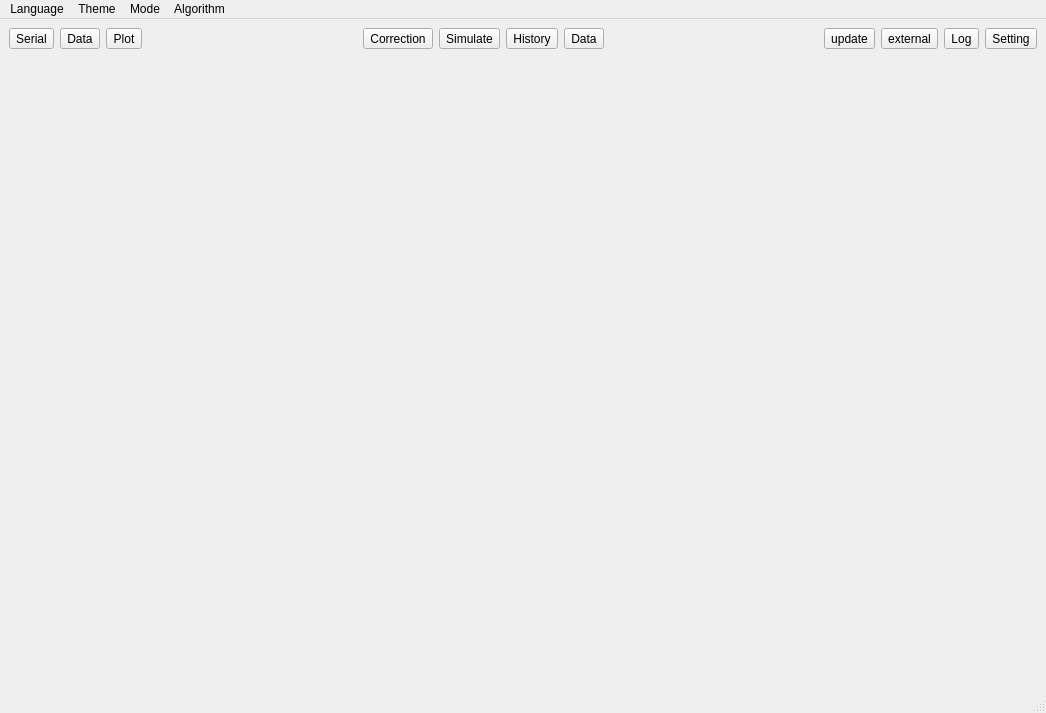
<?xml version="1.0" encoding="UTF-8"?>
<ui version="4.0">
 <class>MainWindow</class>
 <widget class="QMainWindow" name="MainWindow">
  <property name="geometry">
   <rect>
    <x>0</x>
    <y>0</y>
    <width>1046</width>
    <height>713</height>
   </rect>
  </property>
  <property name="windowTitle">
   <string>MySerial</string>
  </property>
  <widget class="QWidget" name="centralwidget">
   <layout class="QGridLayout" name="gridLayout" rowstretch="0">
    <property name="leftMargin">
     <number>0</number>
    </property>
    <property name="topMargin">
     <number>0</number>
    </property>
    <property name="rightMargin">
     <number>0</number>
    </property>
    <property name="bottomMargin">
     <number>0</number>
    </property>
    <property name="spacing">
     <number>0</number>
    </property>
    <item row="0" column="0">
     <widget class="QStackedWidget" name="stackedWidgetMode">
      <widget class="QWidget" name="pageExpert">
       <layout class="QGridLayout" name="gridLayout_2">
        <item row="0" column="0">
         <layout class="QHBoxLayout" name="hLayFunc">
          <item>
           <widget class="QToolButton" name="btnSerial">
            <property name="text">
             <string>Serial</string>
            </property>
           </widget>
          </item>
          <item>
           <widget class="QToolButton" name="btnData">
            <property name="text">
             <string>Data</string>
            </property>
           </widget>
          </item>
          <item>
           <widget class="QToolButton" name="btnPlot">
            <property name="text">
             <string>Plot</string>
            </property>
           </widget>
          </item>
          <item>
           <spacer name="horizontalSpacer">
            <property name="orientation">
             <enum>Qt::Orientation::Horizontal</enum>
            </property>
            <property name="sizeHint" stdset="0">
             <size>
              <width>40</width>
              <height>20</height>
             </size>
            </property>
           </spacer>
          </item>
          <item>
           <widget class="QToolButton" name="tBtnCorrection">
            <property name="text">
             <string>Correction</string>
            </property>
           </widget>
          </item>
          <item>
           <widget class="QToolButton" name="tBtnSimulate">
            <property name="text">
             <string>Simulate</string>
            </property>
           </widget>
          </item>
          <item>
           <widget class="QToolButton" name="tBtnHistory">
            <property name="text">
             <string>History</string>
            </property>
           </widget>
          </item>
          <item>
           <widget class="QToolButton" name="tBtnData">
            <property name="text">
             <string>Data</string>
            </property>
           </widget>
          </item>
          <item>
           <spacer name="horizontalSpacer_2">
            <property name="orientation">
             <enum>Qt::Orientation::Horizontal</enum>
            </property>
            <property name="sizeHint" stdset="0">
             <size>
              <width>40</width>
              <height>20</height>
             </size>
            </property>
           </spacer>
          </item>
          <item>
           <widget class="QToolButton" name="btnUpdate">
            <property name="text">
             <string>update</string>
            </property>
           </widget>
          </item>
          <item>
           <widget class="QToolButton" name="btnExternal">
            <property name="text">
             <string>external</string>
            </property>
           </widget>
          </item>
          <item>
           <widget class="QToolButton" name="btnLog">
            <property name="text">
             <string>Log</string>
            </property>
           </widget>
          </item>
          <item>
           <widget class="QToolButton" name="btnSetting">
            <property name="text">
             <string>Setting</string>
            </property>
           </widget>
          </item>
         </layout>
        </item>
        <item row="1" column="0">
         <widget class="QStackedWidget" name="stackedWidget"/>
        </item>
       </layout>
      </widget>
     </widget>
    </item>
   </layout>
  </widget>
  <widget class="QMenuBar" name="menubar">
   <property name="geometry">
    <rect>
     <x>0</x>
     <y>0</y>
     <width>1046</width>
     <height>21</height>
    </rect>
   </property>
   <widget class="QMenu" name="menuLanguage">
    <property name="title">
     <string>Language</string>
    </property>
    <addaction name="action_en"/>
    <addaction name="action_zh_simple"/>
    <addaction name="action_zh_traditional"/>
   </widget>
   <widget class="QMenu" name="menuTheme">
    <property name="title">
     <string>Theme</string>
    </property>
    <addaction name="actionLite"/>
    <addaction name="actionDark"/>
    <addaction name="actionOSX_Lite"/>
    <addaction name="actionOSX_Dark"/>
    <addaction name="actionHelloKitty"/>
    <addaction name="actionBlue"/>
   </widget>
   <widget class="QMenu" name="menuMode">
    <property name="title">
     <string>Mode</string>
    </property>
    <addaction name="actionEasy"/>
    <addaction name="actionExpert"/>
   </widget>
   <widget class="QMenu" name="menuAlgorithm">
    <property name="title">
     <string>Algorithm</string>
    </property>
    <addaction name="actionFreedom"/>
    <addaction name="actionF15_single"/>
    <addaction name="actionF15_curve"/>
    <addaction name="actionF30_single"/>
    <addaction name="actionF30_curves"/>
   </widget>
   <addaction name="menuLanguage"/>
   <addaction name="menuTheme"/>
   <addaction name="menuMode"/>
   <addaction name="menuAlgorithm"/>
  </widget>
  <widget class="QStatusBar" name="statusbar"/>
  <action name="action_en">
   <property name="checkable">
    <bool>true</bool>
   </property>
   <property name="text">
    <string>en</string>
   </property>
  </action>
  <action name="action_zh_simple">
   <property name="checkable">
    <bool>true</bool>
   </property>
   <property name="text">
    <string>zh_simple</string>
   </property>
  </action>
  <action name="action_zh_traditional">
   <property name="checkable">
    <bool>true</bool>
   </property>
   <property name="text">
    <string>zh_traditional</string>
   </property>
  </action>
  <action name="actionLite">
   <property name="checkable">
    <bool>true</bool>
   </property>
   <property name="text">
    <string>Lite</string>
   </property>
  </action>
  <action name="actionDark">
   <property name="checkable">
    <bool>true</bool>
   </property>
   <property name="text">
    <string>Dark</string>
   </property>
  </action>
  <action name="actionOSX_Lite">
   <property name="checkable">
    <bool>true</bool>
   </property>
   <property name="text">
    <string>OSX_Lite</string>
   </property>
  </action>
  <action name="actionOSX_Dark">
   <property name="checkable">
    <bool>true</bool>
   </property>
   <property name="text">
    <string>OSX_Dark</string>
   </property>
  </action>
  <action name="actionHelloKitty">
   <property name="checkable">
    <bool>true</bool>
   </property>
   <property name="text">
    <string>HelloKitty</string>
   </property>
  </action>
  <action name="actionEasy">
   <property name="checkable">
    <bool>true</bool>
   </property>
   <property name="text">
    <string>Easy</string>
   </property>
  </action>
  <action name="actionExpert">
   <property name="checkable">
    <bool>true</bool>
   </property>
   <property name="text">
    <string>Expert</string>
   </property>
  </action>
  <action name="actionBlue">
   <property name="checkable">
    <bool>true</bool>
   </property>
   <property name="text">
    <string>Blue</string>
   </property>
  </action>
  <action name="actionFreedom">
   <property name="checkable">
    <bool>true</bool>
   </property>
   <property name="text">
    <string>Freedom</string>
   </property>
  </action>
  <action name="actionF15_single">
   <property name="checkable">
    <bool>true</bool>
   </property>
   <property name="text">
    <string>F15_single</string>
   </property>
  </action>
  <action name="actionF15_curve">
   <property name="checkable">
    <bool>true</bool>
   </property>
   <property name="text">
    <string>F15_curves</string>
   </property>
  </action>
  <action name="actionF30_single">
   <property name="checkable">
    <bool>true</bool>
   </property>
   <property name="text">
    <string>F30_single</string>
   </property>
  </action>
  <action name="actionF30_curves">
   <property name="checkable">
    <bool>true</bool>
   </property>
   <property name="text">
    <string>F30_curves</string>
   </property>
  </action>
 </widget>
 <tabstops>
  <tabstop>btnSerial</tabstop>
  <tabstop>btnData</tabstop>
  <tabstop>btnPlot</tabstop>
  <tabstop>btnLog</tabstop>
 </tabstops>
 <resources/>
 <connections/>
</ui>
